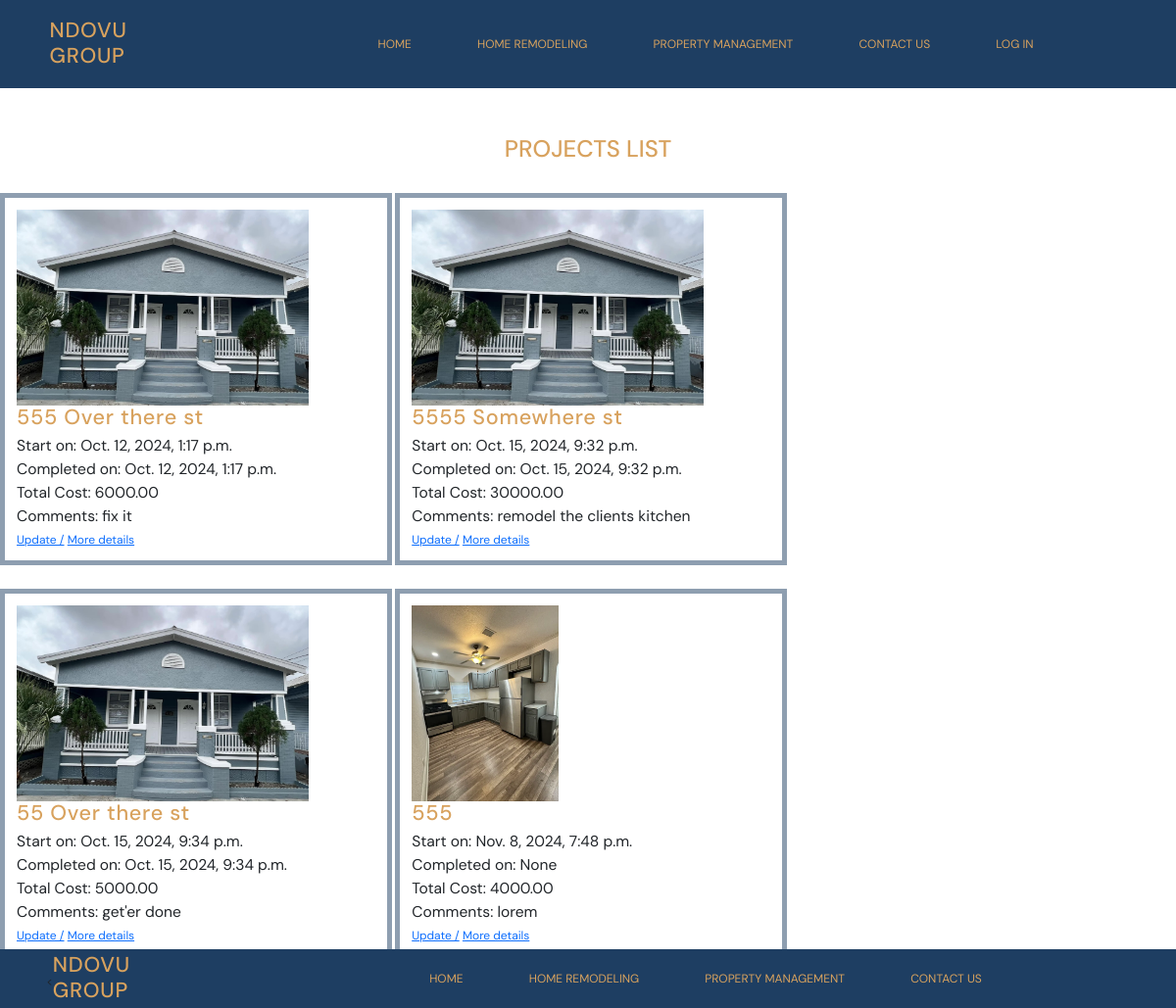
/projects/, run on the app's committed database.
### projects/models.py (models this page shows, shortened)
class Project(models.Model):
    name = models.CharField(max_length=128)
    image = models.ImageField(upload_to="static/img")
    tasks = models.CharField(max_length=200)
    vendor = models.CharField(max_length=50)
    total_cost = MoneyField(max_digits=14, decimal_places=2, default_currency='USD')
    comments = models.TextField()
    start_date = models.DateTimeField(auto_now_add=True)
    complete_date = models.DateTimeField(null=True, blank=True)

### projects/views.py (the view)
# urls.py: path("", views.ProjectListView.as_view(), name="list"),
class ProjectListView(ListView): #scan ops
        template_name = "projects/projects_list.html"
        model = Project

### templates/projects/projects_list.html (shortened to what this page needs)
{% extends 'base.html' %}
{% load static %}
{% block content %}
    <section class="projects-section center-column ">
        <h1>Projects List</h1>
    <div class="projects-list">
    {% for project in project_list %}
        <div class="project-card">
            <img src="{{ project.image.url }}" alt="house before">
                <h2> {{ project.name }} </h2>
                <p> Start on: {{ project.start_date }} </p>
                <p> Completed on: {{ project.complete_date }} </p>
                <p> Total Cost: {{ project.total_cost }} </p>
                <p> Comments: {{ project.comments|truncatechars:64 }} </p>
                <a href="{% url 'update' project.id %}">Update /</a>
                <a href="{% url 'detail' project.id %}">More details</a>
        </div>
        {% endfor %}
    </div>
</section>
{% endblock content %}

### static/css/base.css (style rules this page uses)
:root { --secondary-color-600: #d8a25e; --background-color: #fdfdfd; --surface-color: #1e3e62; --neutral-color:#2e2f30; --DM-font: "DM Sans", sans-serif; }
* { font-family: var(--DM-font); margin: 0; padding: 0; text-decoration: none; }
html { font-size: 16px; background-color: var(--background-color); }
h1 { color: var(--secondary-color-600); font-size: 2rem; text-transform: uppercase; text-align: center; }
h2 { font-family: var(--lobster-font); color: var(--secondary-color-600); font-size: 1.8rem; letter-spacing: 0.06rem; }
p { line-height: 1.5rem; font-size: 1.3rem; }
.center-column { display: flex; justify-content: center; align-items: center; flex-direction: column; }

### static/css/section.css (style rules this page uses)
.projects-section { margin-top: 4rem; }
.projects-list { margin: 2rem 0px; }
.project-card { width: 400px; display: inline-block; border: 5px solid #1e3e6280; margin-bottom: 2rem; vertical-align: top; padding: 1rem; }
.project-card p { width: 90%; margin: 0.5rem 0; }
.project-card img { height: 200px; }
.project-card a { width: 100%; }

### static/css/responsive.css (style rules this page uses)
@media (max-width: 1645px) { html { font-size: 12px; } }

### data on the page
Project: image (picture), name "555 Over there st", start_date "Oct. 12, 2024, 1:17 p.m.", complete_date "Oct. 12, 2024, 1:17 p.m.", total_cost "6000.00", comments "fix it"
Project: image (picture), name "5555 Somewhere st", start_date "Oct. 15, 2024, 9:32 p.m.", complete_date "Oct. 15, 2024, 9:32 p.m.", total_cost "30000.00", comments "remodel the clients kitchen"
Project: image (picture), name "55 Over there st", start_date "Oct. 15, 2024, 9:34 p.m.", complete_date "Oct. 15, 2024, 9:34 p.m.", total_cost "5000.00", comments "get'er done"
Project: image (picture), name "555", start_date "Nov. 8, 2024, 7:48 p.m.", complete_date "None", total_cost "4000.00", comments "lorem"
